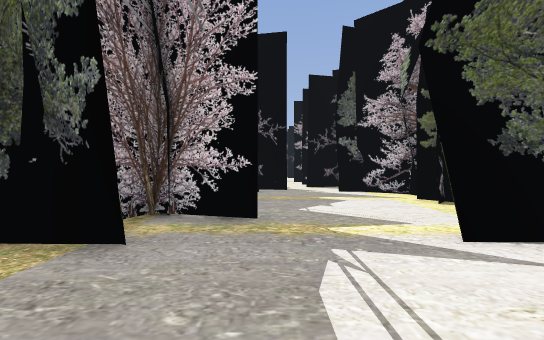
View 1 (above)

17 first-person views from a walk through a Godot game level. The camera is 1.4 m above the floor, looks level and sees 90° across. The floor is counted in squares, 2 m on a side. Each view is taken from the middle of a square. On the plan, view 1 faces up. The plan holds only what a view shows up to about 9 squares ahead; the rest is blank. The place goes on beyond the plan.

View 2
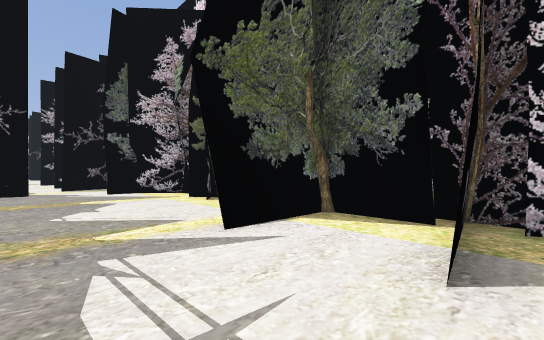

View 3
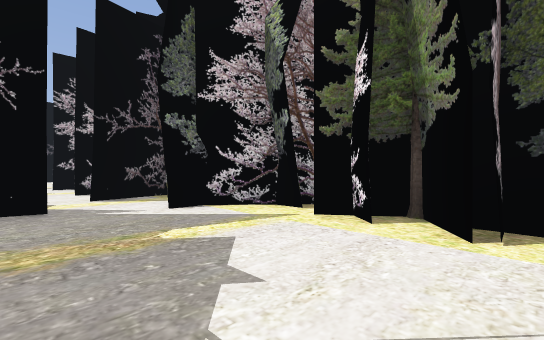

View 4
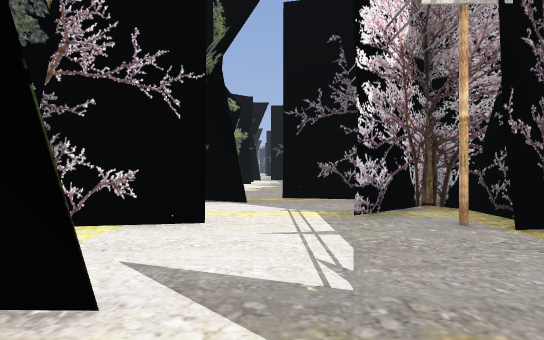

View 5
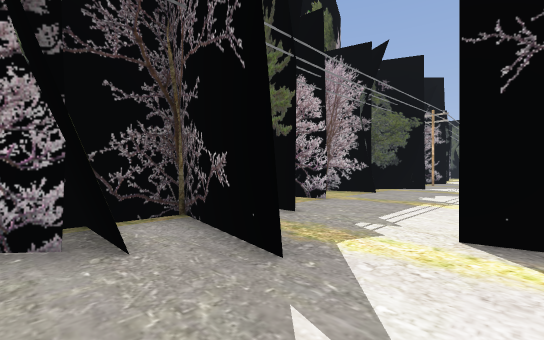

View 6
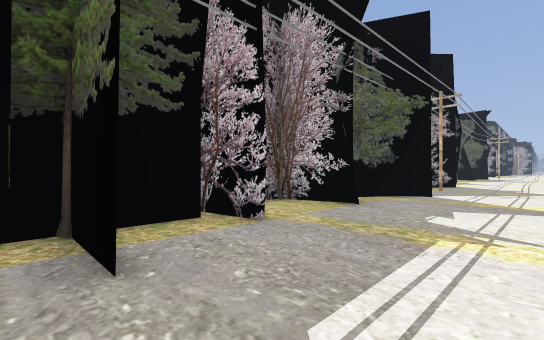

View 7
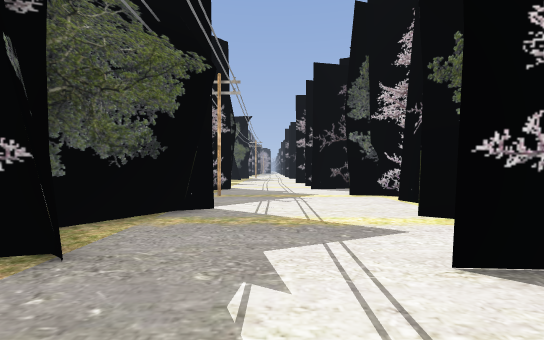

View 8
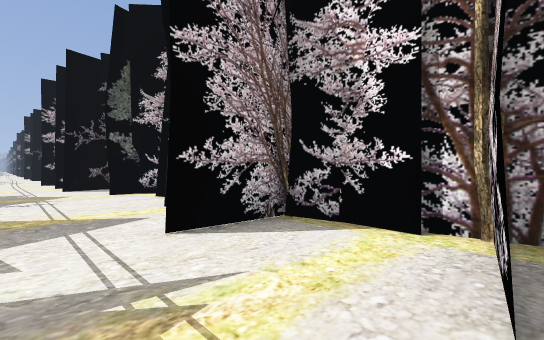

View 9
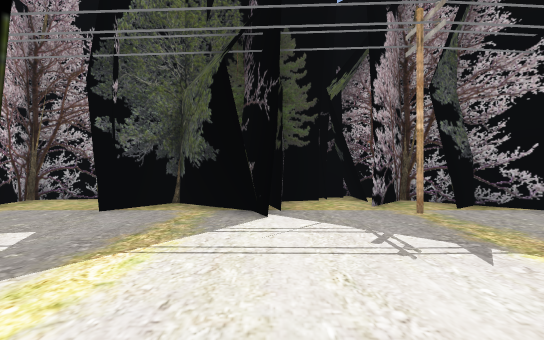

View 10
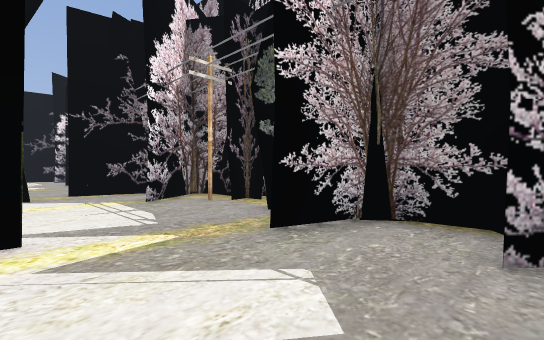

View 11
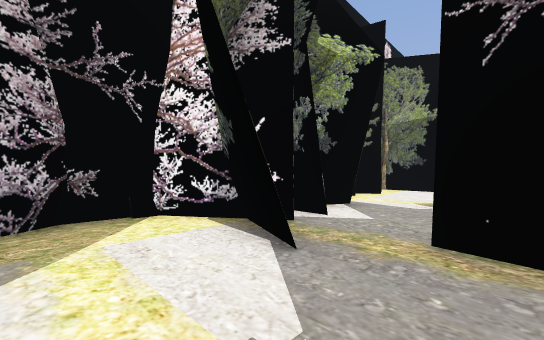

View 12
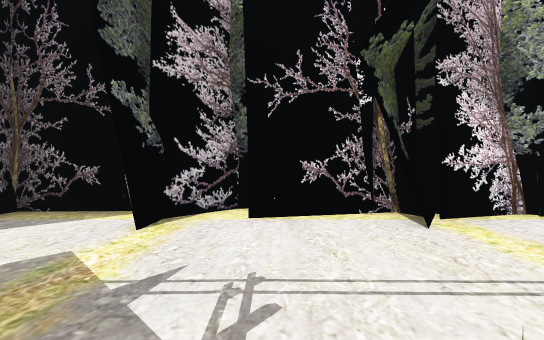

View 13
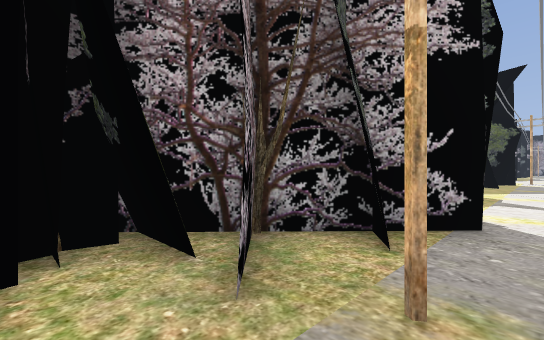

View 14
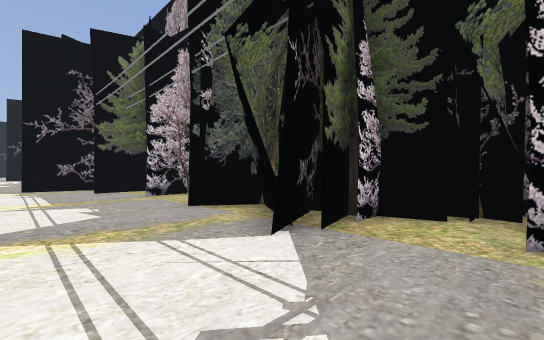

View 15
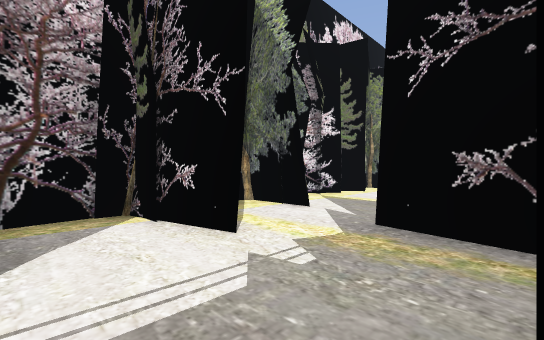

View 16
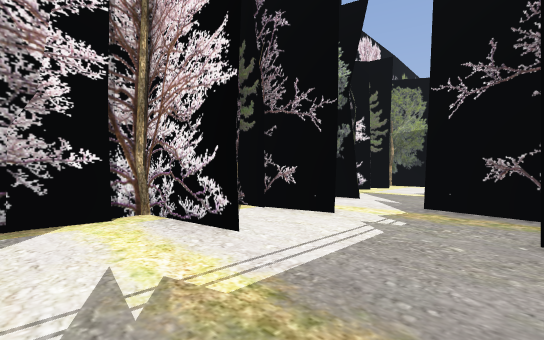

View 17
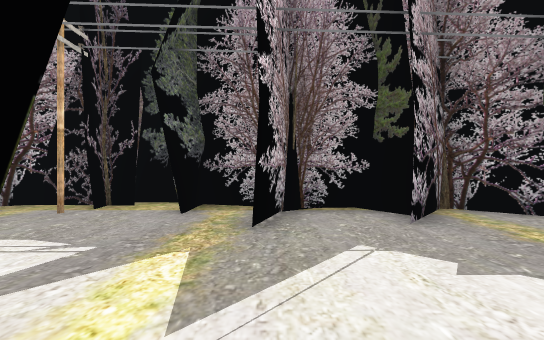

### Floor plan
Key: @ floor where view 1 was taken; # wall or solid block; . floor; T tree; P pole; O other object.
Columns run from 5 left of view 1 to 6 right of it. Each row starts with its distance up from view 1.
 23  ##......
 22  #TT.....T
 21 ###.P...T#
 20  T......TTT
 19  TT#T....#
 18   TT....TTT
 17  ##.....# T
 16  #T#...TTT
 15  #.......
 14  #.T.....#T
 13   T....TTT
 12    TT....TT
 11   #....T##
 10   TTTT...T
  9    #....##
  8    #T....##T
  7    T......T
  6    ##....#
  5    T.....T
  4    TT....#TT
  3   #T...TT#T
  2   #......T
  1   #TP...TT#
  0   #..@. TT#T
 -1   #TT.....TT
 -2    T...TT#
 -3   OT#T. ##
 -4    TOT.#

Where each view was taken, in squares from view 1:
view 1: 0 up, 0 right, facing up
view 2: 0 up, 0 right, facing up-right
view 3: 4 up, 0 right, facing up-right
view 4: 4 up, 1 right, facing down
view 5: 8 up, 2 right, facing up-left
view 6: 11 up, 1 right, facing up-left
view 7: 14 up, 0 right, facing up
view 8: 13 up, 0 right, facing up-right
view 9: 19 up, 3 right, facing left
view 10: 6 up, 2 right, facing down-left
view 11: 0 up, 0 right, facing down-right
view 12: 20 up, 1 left, facing right
view 13: 20 up, 1 left, facing up-left
view 14: 21 up, 1 right, facing down-left
view 15: 13 up, 1 left, facing down-right
view 16: 15 up, 1 left, facing down-right
view 17: 4 up, 3 right, facing left
